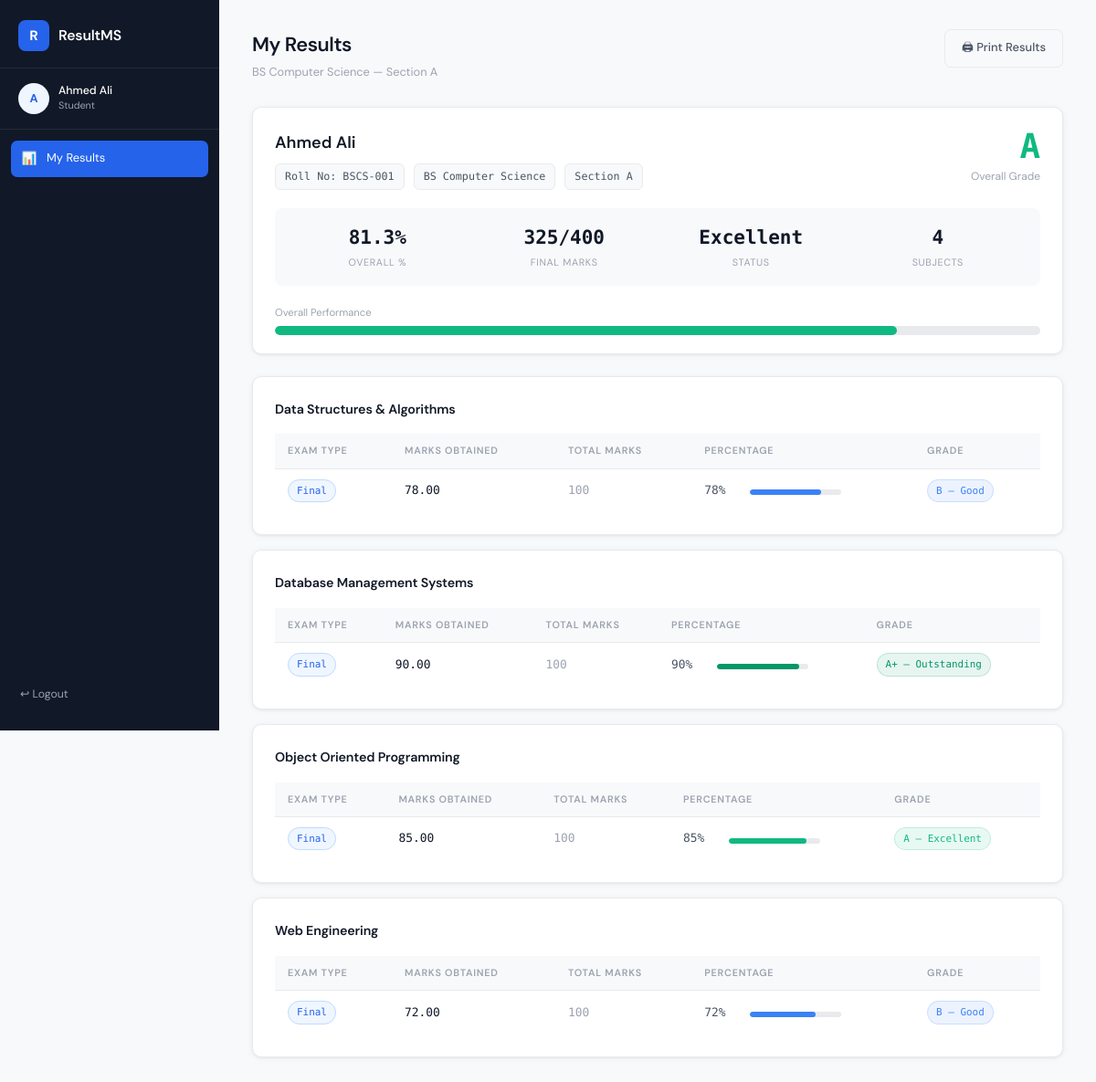
The app's page /student/dashboard.php (signed in) with its own data.
### tables this page shows
CREATE TABLE students (
  id          INT AUTO_INCREMENT PRIMARY KEY,
  user_id     INT NOT NULL,
  roll_number VARCHAR(20) NOT NULL UNIQUE,
  class_id    INT NOT NULL,
  created_at  TIMESTAMP DEFAULT CURRENT_TIMESTAMP,
  FOREIGN KEY (user_id)  REFERENCES users(id)    ON DELETE CASCADE,
  FOREIGN KEY (class_id) REFERENCES classes(id)  ON DELETE CASCADE
);

CREATE TABLE classes (
  id          INT AUTO_INCREMENT PRIMARY KEY,
  class_name  VARCHAR(50) NOT NULL,
  section     VARCHAR(10) NOT NULL,
  created_at  TIMESTAMP DEFAULT CURRENT_TIMESTAMP
);

CREATE TABLE results (
  id           INT AUTO_INCREMENT PRIMARY KEY,
  student_id   INT NOT NULL,
  subject_id   INT NOT NULL,
  marks        DECIMAL(5,2) NOT NULL DEFAULT 0,
  exam_type    ENUM('Mid','Final','Assignment','Quiz') NOT NULL DEFAULT 'Final',
  entered_by   INT NOT NULL,
  created_at   TIMESTAMP DEFAULT CURRENT_TIMESTAMP,
  UNIQUE KEY unique_result (student_id, subject_id, exam_type),
  FOREIGN KEY (student_id) REFERENCES students(id) ON DELETE CASCADE,
  FOREIGN KEY (subject_id) REFERENCES subjects(id) ON DELETE CASCADE,
  FOREIGN KEY (entered_by) REFERENCES users(id)
);

CREATE TABLE subjects (
  id           INT AUTO_INCREMENT PRIMARY KEY,
  subject_name VARCHAR(100) NOT NULL,
  class_id     INT NOT NULL,
  total_marks  INT NOT NULL DEFAULT 100,
  FOREIGN KEY (class_id) REFERENCES classes(id) ON DELETE CASCADE
);

### includes/functions.php (called while the page is built, shortened)
<?php
function getGrade($percentage) {
    if ($percentage >= 90) return ['grade' => 'A+', 'label' => 'Outstanding', 'color' => '#059669'];
    if ($percentage >= 80) return ['grade' => 'A',  'label' => 'Excellent',   'color' => '#10b981'];
    if ($percentage >= 70) return ['grade' => 'B',  'label' => 'Good',        'color' => '#3b82f6'];
    return ['grade' => 'F',  'label' => 'Fail',        'color' => '#ef4444'];
}
?>

### student/dashboard.php (the view, shortened to what this page needs)
<?php
require_once '../includes/db.php';
require_once '../includes/functions.php';
$user_id = $_SESSION['user_id'];
$stmt = $conn->prepare("SELECT s.id, s.roll_number, c.class_name, c.section FROM students s JOIN classes c ON s.class_id=c.id WHERE s.user_id=?");
$stmt->bind_param("i", $user_id);
$stmt->execute();
$student = $stmt->get_result()->fetch_assoc();
$student_id = $student['id'];
$res = $conn->prepare("
    SELECT sub.subject_name, sub.total_marks, r.marks, r.exam_type
    FROM results r
    JOIN subjects sub ON r.subject_id = sub.id
    WHERE r.student_id = ?
    ORDER BY sub.subject_name, r.exam_type
");
$res->bind_param("i", $student_id);
$res->execute();
$results = $res->get_result()->fetch_all(MYSQLI_ASSOC);
$total_obtained = 0; $total_possible = 0; $count = 0;
foreach ($results as $r) {
    if ($r['exam_type'] === 'Final') {
        $total_obtained += $r['marks'];
        $total_possible += $r['total_marks'];
        $count++;
    }
}
$overall_pct   = $total_possible > 0 ? round(($total_obtained / $total_possible) * 100, 1) : 0;
$overall_grade = getGrade($overall_pct);
$by_subject = [];
foreach ($results as $r) {
    $by_subject[$r['subject_name']][] = $r;
}
include '../includes/header.php';
?>
<div class="page-header">
  <div>
    <h1 class="page-title">My Results</h1>
    <p class="page-subtitle"><?= htmlspecialchars($student['class_name']) ?> — Section <?= htmlspecialchars($student['section']) ?></p>
  </div>
  <button onclick="window.print()" class="btn btn-secondary">🖨 Print Results</button>
</div>
<div class="card result-header" style="display:block">
  <div style="display:flex;justify-content:space-between;align-items:flex-start;flex-wrap:wrap;gap:16px">
    <div>
      <div class="result-student-name"><?= htmlspecialchars($_SESSION['full_name']) ?></div>
      <div class="result-meta" style="margin-top:8px">
        <span>Roll No: <?= htmlspecialchars($student['roll_number']) ?></span>
        <span><?= htmlspecialchars($student['class_name']) ?></span>
        <span>Section <?= htmlspecialchars($student['section']) ?></span>
      </div>
    </div>
    <div style="text-align:right">
      <div style="font-size:2.5rem;font-weight:700;font-family:'DM Mono',monospace;color:<?= $overall_grade['color'] ?>;line-height:1">
        <?= $overall_grade['grade'] ?>
      </div>
      <div style="font-size:.8rem;color:var(--text-3);margin-top:4px">Overall Grade</div>
    </div>
  </div>
  <div class="result-summary">
    <div class="summary-item">
      <div class="summary-val mono"><?= $overall_pct ?>%</div>
      <div class="summary-lbl">Overall %</div>
    </div>
    <div class="summary-item">
      <div class="summary-val mono"><?= $total_obtained ?>/<?= $total_possible ?></div>
      <div class="summary-lbl">Final Marks</div>
    </div>
    <div class="summary-item">
      <div class="summary-val"><?= $overall_grade['label'] ?></div>
      <div class="summary-lbl">Status</div>
    </div>
    <div class="summary-item">
      <div class="summary-val mono"><?= $count ?></div>
      <div class="summary-lbl">Subjects</div>
    </div>
  </div>
  <div style="margin-top:8px">
    <div style="font-size:.75rem;color:var(--text-3);margin-bottom:6px">Overall Performance</div>
    <div class="progress-bar" style="height:10px">
      <div class="progress-fill" data-width="<?= $overall_pct ?>" style="background:<?= $overall_grade['color'] ?>"></div>
    </div>
  </div>
</div>
<?php if (empty($results)): ?>
  <div class="card">
    <div class="no-data">No results published yet. Check back later.</div>
  </div>
<?php else: ?>
  <?php foreach ($by_subject as $subject_name => $exams): ?>
  <div class="card" style="margin-bottom:16px">
    <div style="display:flex;justify-content:space-between;align-items:center;margin-bottom:16px">
      <div class="card-title" style="margin:0"><?= htmlspecialchars($subject_name) ?></div>
    </div>
    <div class="table-wrapper">
      <table>
        <thead>
          <tr><th>Exam Type</th><th>Marks Obtained</th><th>Total Marks</th><th>Percentage</th><th>Grade</th></tr>
        </thead>
        <tbody>
          <?php foreach ($exams as $exam):
            $pct = round(($exam['marks'] / $exam['total_marks']) * 100, 1);
            $g   = getGrade($pct);
          ?>
          <tr>
            <td><span class="badge badge-blue"><?= $exam['exam_type'] ?></span></td>
            <td class="mono"><strong><?= $exam['marks'] ?></strong></td>
            <td class="mono text-muted"><?= $exam['total_marks'] ?></td>
            <td>
              <div class="flex items-center gap-2">
                <span class="mono" style="min-width:42px"><?= $pct ?>%</span>
                <div class="progress-bar" style="width:100px">
                  <div class="progress-fill" data-width="<?= $pct ?>" style="background:<?= $g['color'] ?>"></div>
                </div>
              </div>
            </td>
            <td>
              <span class="badge" style="background:<?= $g['color'] ?>18;color:<?= $g['color'] ?>;border:1px solid <?= $g['color'] ?>30">
                <?= $g['grade'] ?> — <?= $g['label'] ?>
              </span>
            </td>
          </tr>
          <?php endforeach; ?>
        </tbody>
      </table>
    </div>
  </div>
  <?php endforeach; ?>
<?php endif; ?>
<?php include '../includes/footer.php'; ?>

### assets/css/style.css (style rules this page uses)
*, *::before, *::after { box-sizing: border-box; margin: 0; padding: 0; }
:root { --bg: #f8f9fb; --surface: #ffffff; --border: #e8eaed; --border-soft: #f0f2f5; --text-1: #111827; --text-2: #4b5563; --text-3: #9ca3af; --accent: #2563eb; --accent-soft: #eff6ff; --accent-dark: #1d4ed8; --danger: #ef4444; --success: #10b981; --warning: #f59e0b; --sidebar-w: 240px; --radius: 10px; --shadow: 0 1px 3px rgba(0,0,0,.06), 0 1px 8px rgba(0,0,0,.04); --shadow-md: 0 4px 16px rgba(0,0,0,.08); }
html { font-size: 15px; }
body { font-family: 'DM Sans', sans-serif; background: var(--bg); color: var(--text-1); line-height: 1.6; min-height: 100vh; }
.page-header { margin-bottom: 28px; display: flex; align-items: flex-start; justify-content: space-between; flex-wrap: wrap; gap: 12px; }
.page-title { font-size: 1.45rem; font-weight: 600; letter-spacing: -.02em; color: var(--text-1); }
.page-subtitle { font-size: .85rem; color: var(--text-3); margin-top: 2px; }
.card { background: var(--surface); border: 1px solid var(--border); border-radius: var(--radius); box-shadow: var(--shadow); padding: 24px; margin-bottom: 24px; }
.card-title { font-size: .95rem; font-weight: 600; margin-bottom: 18px; color: var(--text-1); letter-spacing: -.01em; }
.table-wrapper { overflow-x: auto; }
table { width: 100%; border-collapse: collapse; font-size: .86rem; }
thead th { text-align: left; padding: 10px 14px; font-size: .72rem; font-weight: 600; text-transform: uppercase; letter-spacing: .07em; color: var(--text-3); border-bottom: 1px solid var(--border); background: var(--bg); }
tbody td { padding: 11px 14px; border-bottom: 1px solid var(--border-soft); color: var(--text-2); vertical-align: middle; }
tbody tr:last-child td { border-bottom: none; }
td strong { color: var(--text-1); font-weight: 500; }
.btn { display: inline-flex; align-items: center; gap: 6px; padding: 9px 18px; border-radius: 7px; border: none; cursor: pointer; font-family: inherit; font-size: .86rem; font-weight: 500; text-decoration: none; transition: all .15s; white-space: nowrap; }
.btn-secondary { background: var(--bg); color: var(--text-2); border: 1px solid var(--border); }
.badge { display: inline-block; padding: 3px 9px; border-radius: 20px; font-size: .73rem; font-weight: 500; font-family: 'DM Mono', monospace; }
.badge-blue { background: #eff6ff; color: var(--accent); border: 1px solid #bfdbfe; }
.result-header { display: flex; justify-content: space-between; align-items: flex-start; flex-wrap: wrap; gap: 12px; margin-bottom: 24px; padding-bottom: 20px; border-bottom: 1px solid var(--border); }
.result-student-name { font-size: 1.2rem; font-weight: 600; }
.result-meta span { display: inline-block; font-size: .78rem; background: var(--bg); border: 1px solid var(--border); padding: 4px 10px; border-radius: 6px; margin-right: 6px; color: var(--text-2); font-family: 'DM Mono', monospace; }
.result-summary { display: grid; grid-template-columns: repeat(auto-fit, minmax(130px, 1fr)); gap: 12px; margin: 20px 0; padding: 16px; background: var(--bg); border-radius: 8px; }
.summary-item { text-align: center; }
.summary-val { font-size: 1.4rem; font-weight: 700; font-family: 'DM Mono', monospace; color: var(--text-1); }
.summary-lbl { font-size: .72rem; color: var(--text-3); text-transform: uppercase; letter-spacing: .06em; margin-top: 2px; }
.progress-bar { height: 6px; background: var(--border); border-radius: 99px; overflow: hidden; margin-top: 4px; }
.progress-fill { height: 100%; border-radius: 99px; transition: width .4s ease; }
.flex { display: flex; }
.items-center { align-items: center; }
.gap-2 { gap: 8px; }
.text-muted { color: var(--text-3); }
.mono { font-family: 'DM Mono', monospace; }

### records on screen
students: class.class_name "BS Computer Science", class.section "A", roll_number "BSCS-001"
results: exam_type "Final", marks "78.00", subject.total_marks "100", marks.total_marks "78", marks.total_marks "B", marks.total_marks "Good"
results: exam_type "Final", marks "90.00", subject.total_marks "100", marks.total_marks "90", marks.total_marks "A+", marks.total_marks "Outstanding"
results: exam_type "Final", marks "85.00", subject.total_marks "100", marks.total_marks "85", marks.total_marks "A", marks.total_marks "Excellent"
results: exam_type "Final", marks "72.00", subject.total_marks "100", marks.total_marks "72", marks.total_marks "B", marks.total_marks "Good"

### other values on screen
APP_NAME "ResultMS"
substr($full_name, 0, 1) "A"
$full_name "Ahmed Ali"
$role "Student"
$item['icon'] "📊"
$item['label'] "My Results"
$_SESSION['full_name'] "Ahmed Ali"
$overall_grade['grade'] "A"
$overall_pct "81.3"
$total_obtained "325"
$total_possible "400"
$overall_grade['label'] "Excellent"
$count "4"
$subject_name "Data Structures & Algorithms"
$subject_name "Database Management Systems"
